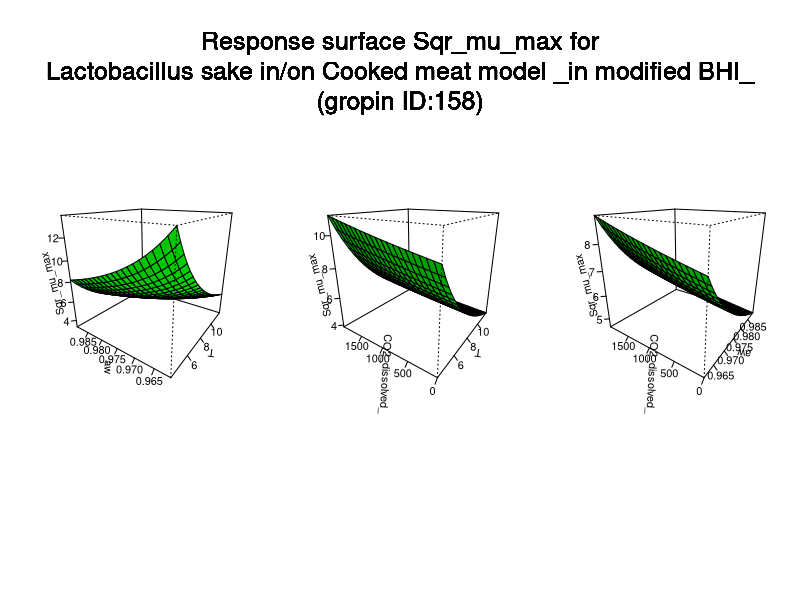

Recreate this plot in R.
#############################
# start of Parameter script
#############################
T <- seq(4.004,11.988011988012,length.out=21)
aw <- seq(0.961238761238761,0.9892883,length.out=21)
CO2_dissolved_ <- seq(0,1984.01598401598,length.out=21)
#############################
# end of Parameter script
#############################
############################# 
# start of Model script Gropin ID 158 
#############################
 
# constant coefficients for this model
d <- 0.0013
awmin <- 0.9459
Tmin <- -1.34
CO2max <- 7972
 
variables <- data.frame(T,aw,CO2_dissolved_)
argumentsPar <- expand.grid(variables)
 
# heart of the model
response_surface <- function(T,aw,CO2_dissolved_) {
   mumax <-(1/(d*(T-Tmin)*sqrt((aw-awmin)*(CO2max-CO2_dissolved_))))

return(mumax=mumax)
} 

# output parameters
responseSurface <- cbind(argumentsPar,response_surface(argumentsPar['T'],argumentsPar['aw'],argumentsPar['CO2_dissolved_']))
colnames(responseSurface) <- c(colnames(argumentsPar),'Sqrmumax')
#############################
# End of Model script
#############################
############################# 
# start of Visualisation script Gropin ID 158 
#############################
argPar1 <- expand.grid(T,aw)
argPar2 <- expand.grid(T,CO2_dissolved_)
argPar3 <- expand.grid(aw,CO2_dissolved_)
z1 <- matrix(unlist(response_surface(argPar1[1],argPar1[2],CO2_dissolved_[10])),nrow=21)
z2 <- matrix(unlist(response_surface(argPar2[1],aw[10],argPar2[2])),nrow=21)
z3 <- matrix(unlist(response_surface(T[10],argPar3[1],argPar3[2])),nrow=21)
par(mfrow = c(1,3))
persp(T,aw,z1,col = 'green',xlab='T',ylab='aw',zlab='Sqr_mu_max',theta=305,phi=20,shade=0.25,ticktype = 'detailed')
persp(T,CO2_dissolved_,z2,col = 'green',xlab='T',ylab='CO2_dissolved_',zlab='Sqr_mu_max',theta=305,phi=20,shade=0.25,ticktype = 'detailed')
persp(aw,CO2_dissolved_,z3,col = 'green',xlab='aw',ylab='CO2_dissolved_',zlab='Sqr_mu_max',theta=305,phi=20,shade=0.25,ticktype = 'detailed')
mtext('Response surface Sqr_mu_max for
Lactobacillus sake in/on Cooked meat model _in modified BHI_
(gropin ID:158)',outer=T,  cex=1.5, line=-8.5, side=3)
#############################
# End of Visualisation script
#############################
